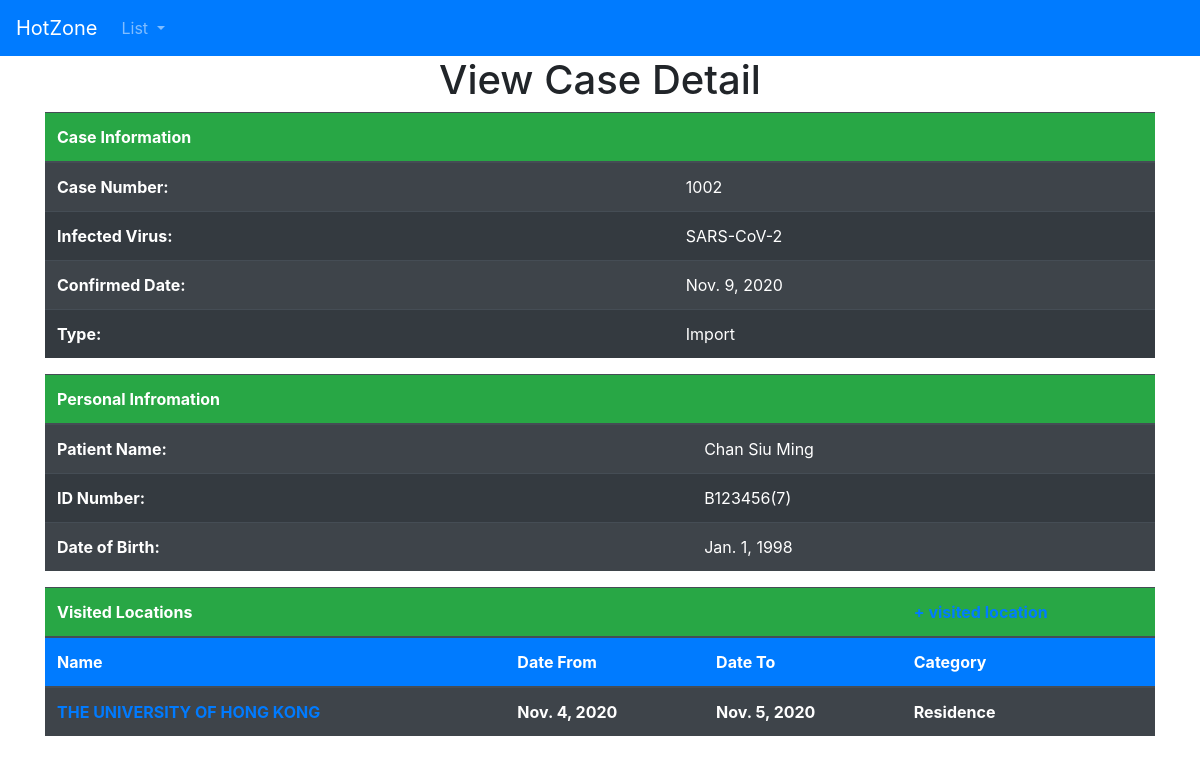
The app's page /cases/1002, older data.
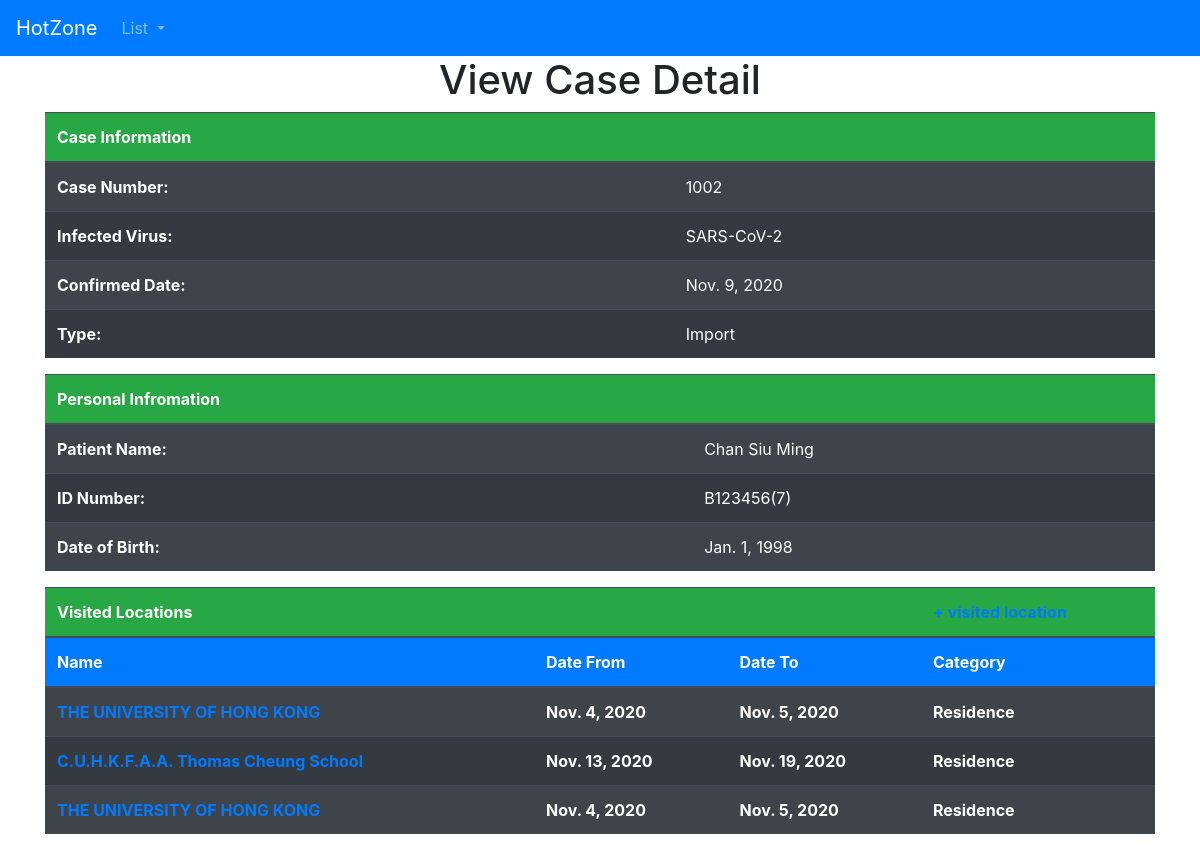
The same page, newer data.
### hotzone/models.py (models this page shows, shortened)
class CaseDetail(models.Model):
    caseType_choices = [
        ("Local", "Local"),
        ("Import", "Import")
    ]
    caseNumber = models.CharField(max_length=5)
    virus = models.ForeignKey(VirusDetail, on_delete=models.CASCADE)
    patient = models.ForeignKey(PatientDetail, on_delete=models.CASCADE)
    date = models.DateField()
    caseType = models.CharField(max_length=10, choices=caseType_choices)

class VirusDetail(models.Model):
    name = models.CharField(max_length=100)
    commonName = models.CharField(max_length=100)
    maxInfectionPeriod = models.PositiveIntegerField()
    def __str__(self):
        return self.name

class PatientDetail(models.Model):
    name = models.CharField(max_length=100)
    idNumber = models.CharField(max_length=10)
    dataOfBirth = models.DateField()

class VisitedLocationDetail(models.Model):
    category_choices = [
        ("Residence", "Residence"),
        ("Workplace", "Workplace"),
        ("Visit", "Visit")
    ]
    caseNumber = models.ForeignKey(CaseDetail, on_delete=models.CASCADE)
    name = models.CharField(max_length=200)
    dateFrom = models.DateField()
    dateTo = models.DateField()
    category = models.CharField(max_length=10, choices=category_choices)

### hotzone/views.py (the view)
# urls.py: path('cases/<int:target>', views.show_case_detail, name='show_case_detail'),
def show_case_detail(request, target):
    case = CaseDetail.objects.get(caseNumber = target)
    patient = case.patient
    visited_locations_list = VisitedLocationDetail.objects.filter(caseNumber=case)
    context = {'case': case, 'patient': patient, 'visited_locations_list': visited_locations_list}
    return render(request, 'show_case_detail.html', context)

### templates/show_case_detail.html (shortened to what this page needs)
<!doctype html>
<html lang="en">
<head>
    <link rel="stylesheet" href="https://cdnjs.cloudflare.com/ajax/libs/font-awesome/4.7.0/css/font-awesome.min.css">
    <link rel="stylesheet" href="https://cdn.jsdelivr.net/npm/bootstrap@4.5.3/dist/css/bootstrap.min.css"
>
</head>
<body>
    {% include 'navbar.html' %}
    <h1 class="text-center">View Case Detail</h1>
    <div class="container-xl">
        <div class="row">
            <div class="col">
                <table class="table table-striped table-dark">
                    <thead class="bg-success">
                        <tr>
                            <th scope="col">Case Information</th>
                            <th></th>
                        </tr>
                    </thead>
                    <tbody class="table table-striped table-dark">
                        <tr>
                            <th>Case Number:</th>
                            <td>{{case.caseNumber}}</td>
                        </tr>
                        <tr>
                            <th>Infected Virus:</th>
                            <td>{{case.virus}}</td>
                        </tr>
                        <tr>
                            <th>Confirmed Date:</th>
                            <td>{{case.date}}</td>
                        </tr>
                        <tr>
                            <th>Type:</th>
                            <td>{{case.caseType}}</td>
                        </tr>
                    </tbody>
                </table>
            </div>
        </div>
    </div>
    <div class="container-xl">
        <div class="row">
            <div class="col">
                <table class="table table-striped table-dark">
                    <thead class="bg-success">
                        <tr>
                            <th scope="col">Personal Infromation</th>
                            <th></th>
                        </tr>
                    </thead>
                    <tbody class="table table-striped table-dark">
                        <tr>
                            <th>Patient Name:</th>
                            <td>{{patient.name}}</td>
                        </tr>
                        <tr>
                            <th>ID Number:</th>
                            <td>{{patient.idNumber}}</td>
                        </tr>
                        <tr>
                            <th>Date of Birth:</th>
                            <td>{{patient.dataOfBirth}}</td>
                        </tr>
                    </tbody>
                </table>
            </div>
        </div>
    </div>
    <div class="container-xl">
        <div class="row">
            <div class="col">
                <table class="table table-striped table-dark">
                    <thead class="bg-success">
                        <tr>
                            <th scope="col">Visited Locations</th>
                            <th></th>
                            <th></th>
                            <th><a href="{% url 'show_case_detail' case.caseNumber %}/add_location">+ visited location</a></th>
                        </tr>
                    </thead>
                    <thead class="bg-primary">
                        <tr>
                            <th scope="col">Name</th>
                            <th scope="col">Date From</th>
                            <th scope="col">Date To</th>
                            <th scope="col">Category</th>
                        </tr>
                    </thead>
                    <tbody class="table table-striped table-dark">
                        {% for visited_location in visited_locations_list %}
                        <tr>
                            <th><a
                                    href="{% url 'show_location_detail' visited_location.name %}">{{visited_location.name}}</a>
                            </th>
                            <th>{{visited_location.dateFrom}}</th>
                            <th>{{visited_location.dateTo}}</th>
                            <th>{{visited_location.category}}</th>
                        </tr>
                        {% endfor %}
                    </tbody>
                </table>
            </div>
        </div>
    </div>
</body>
</html>

### templates/navbar.html (shortened to what this page needs)
<nav class="navbar navbar-expand-lg navbar-dark bg-primary ">
    <a class="navbar-brand" href="{% url 'list_cases' %}">HotZone</a>
    <div class="collapse navbar-collapse" id="navbarSupportedContent">
        <ul class="navbar-nav mr-auto">
            <li class="nav-item dropdown">
                <a class="nav-link dropdown-toggle" href="#" id="navbarDropdown" role="button" data-toggle="dropdown"
                    aria-haspopup="true" aria-expanded="false">
                    List
                </a>
            </li>
        </ul>
    </div>
</nav>

Row changes from the older to the newer data that the page shows:
added VisitedLocationDetail: name "C.U.H.K.F.A.A. Thomas Cheung School", dateFrom "Nov. 13, 2020", dateTo "Nov. 19, 2020", category "Residence"
added VisitedLocationDetail: name "THE UNIVERSITY OF HONG KONG", dateFrom "Nov. 4, 2020", dateTo "Nov. 5, 2020", category "Residence"
